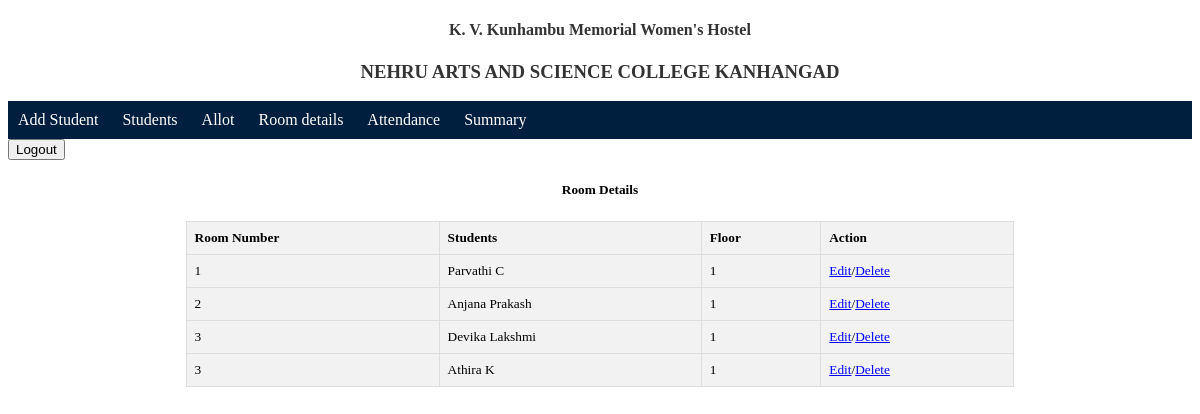
Screenshot of /allotements/ (signed in) with the database file from the repository.
### hostel/models.py (models this page shows, shortened)
class Allotment(models.Model):
    room_number = models.ForeignKey(Room,on_delete=models.CASCADE)
    name = models.OneToOneField(Student,on_delete=models.CASCADE)

class Room(models.Model):
    room_number = models.SmallIntegerField(unique=True)
    floor = models.CharField(max_length=50)
    def __str__(self):
        return str(self.room_number)

class Student(models.Model):
    name = models.CharField(max_length=50, unique=True)
    category = models.CharField(max_length=20)
    pgm_id = models.ForeignKey(Programme,on_delete=models.CASCADE)
    def __str__(self):
        return self.name

### hostel/views.py (the view)
# urls.py: path('allotements/',views.view_allotement,name='view_allotement'),
@login_required()
def view_allotement(request):
    alloted_list = Allotment.objects.select_related('room_number','name').all().order_by('room_number')
    return render(request,'hostel/allotements.html',{'alloted':alloted_list})

### hostel/templates/hostel/allotements.html (shortened to what this page needs)
{% extends 'base.html' %}
{% block content %}
    <h5>Room Details</h5>
    <div class="allot">
        <table>
            <tr>
                <th>Room Number</th><th>Students</th><th>Floor</th><th>Action</th>
            </tr>
            {% for a in alloted %}
            <tr>
                <td>{{a.room_number}}</td>
                <td>{{a.name}}</td>
                <td>{{a.room_number.floor}}</td>
                <td><a href="{% url 'edit_allocation' a.name %}">Edit</a>/<a href="{% url 'delete_allocation' a.name %}">Delete</a></td>
            </tr>
            {% endfor %}
        </table>
    </div>
{% endblock %}

### hostel/templates/hostel/allotements.html (style rules this page uses)
.allot { width: 70%; margin: 0 auto; }
.allot table { border-collapse: collapse; width: 100%; }
.allot th, .allot td { border: 1px solid #dddddd; text-align: left; padding: 8px; font-size: smaller; }
.allot th { background-color: #f2f2f2; }
.allot tr { background-color: #f2f2f2; }
.allot tr td a { color: blue; }
h5 { color: black; text-align: center; }

### rows the page displays
Allotment: room_number "1", name "Parvathi C", room_number.floor "1"
Allotment: room_number "2", name "Anjana Prakash", room_number.floor "1"
Allotment: room_number "3", name "Devika Lakshmi", room_number.floor "1"
Allotment: room_number "3", name "Athira K", room_number.floor "1"
